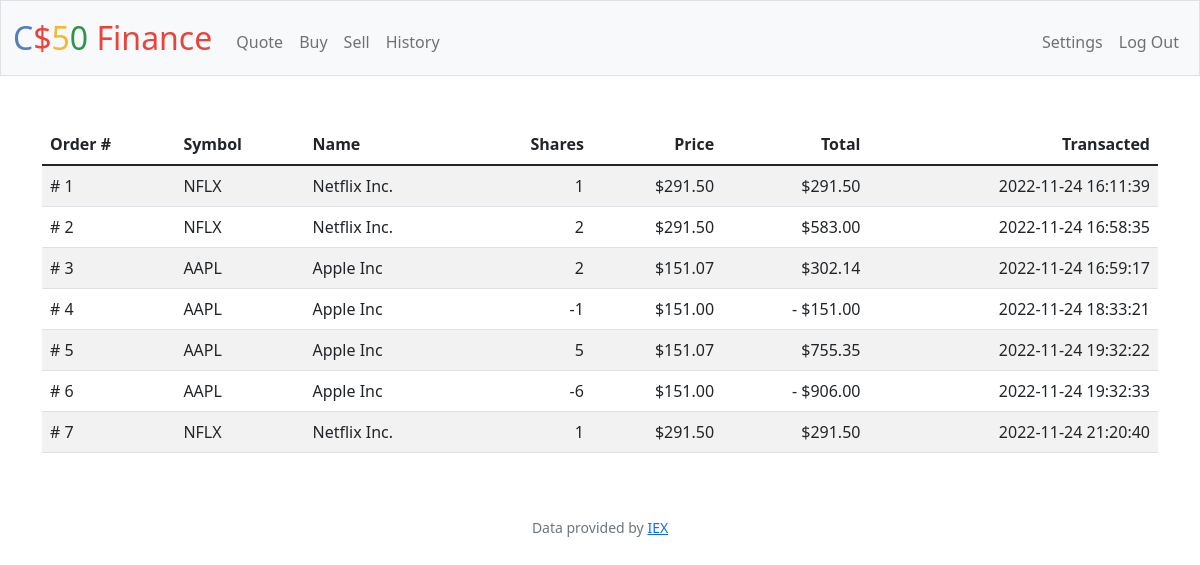
Screenshot of /history (signed in) with the database file from the repository.
### tables this page shows
CREATE TABLE "orders"(
  order_id INT,
  fk_user_id INT,
  fk_order_type_id INT,
  company_name TEXT,
  symbol VARCHAR(25), shares INT, price REAL, date TEXT CURRENT_TIMESTAMP);

### app.py (the view)
@app.route("/history")
@login_required
def history():
    user_id = session["user_id"]
    orders = db.execute(
        "SELECT fk_order_type_id AS order_type_id, symbol, company_name, shares, price, date FROM orders WHERE fk_user_id = ?", user_id)
    total_price = []
    for i, order in enumerate(orders):
        mol = 1
        if order["shares"] < 0:
            mol *= -1
        total = order["shares"] * order["price"] * mol
        total_price.append(total)
    return render_template("history.html", orders=orders, total_price=total_price)

### app.py (called while the page is built)
@app.after_request
def after_request(response):
    response.headers["Cache-Control"] = "no-cache, no-store, must-revalidate"
    response.headers["Expires"] = 0
    response.headers["Pragma"] = "no-cache"
    return response

### helpers.py (called while the page is built)
def login_required(f):
    @wraps(f)
    def decorated_function(*args, **kwargs):
        if session.get("user_id") is None:
            return redirect("/login")
        return f(*args, **kwargs)
    return decorated_function

def usd(value):
    return f"${value:,.2f}"

### templates/history.html (shortened to what this page needs)
{% extends "layout.html" %}
{% block main %}
<table class="table table-striped">
    <thead>
        <tr>
            <th class="text-start">Order #</th>
            <th class="text-start">Symbol</th>
            <th class="text-start">Name</th>
            <th class="text-end">Shares</th>
            <th class="text-end">Price</th>
            <th class="text-end">Total</th>
            <th class="text-end">Transacted</th>
        </tr>
    </thead>
    <tbody>
        {% for order in orders %}
            <tr>
                <td class="text-start"># {{ loop.index0 + 1}}</td>
                <td class="text-start">{{ order["symbol"] }}</td>
                <td class="text-start">{{ order["company_name"] }}</td>
                <td class="text-end">{{ order["shares"] }}</td>
                <td class="text-end">{{ order["price"] | usd }}</td>
                <td class="text-end">
                    {% if order["order_type_id"]==2 %}
                        - {{ total_price[loop.index0] | usd}}
                    {% else %}
                        {{ total_price[loop.index0] | usd}}
                    {% endif %}
                    </td>
                <td class="text-end">{{ order["date"] }}</td>
            </tr>
        {% endfor %}
    </tbody>
</table>
{% endblock %}

### templates/layout.html (shortened to what this page needs)
<!DOCTYPE html>
<html lang="en">
    <head>
        <link href="https://cdn.jsdelivr.net/npm/bootstrap@5.1.3/dist/css/bootstrap.min.css" rel="stylesheet">
        <link href="/static/styles.css" rel="stylesheet">
    </head>
    <body>
        <nav class="bg-light border navbar navbar-expand-md navbar-light">
            <div class="container-fluid">
                <a class="navbar-brand" href="/"><span class="blue">C</span><span class="red">$</span><span class="yellow">5</span><span class="green">0</span> <span class="red">Finance</span></a>
                <div class="collapse navbar-collapse" id="navbar">
                    {% if session["user_id"] %}
                        <ul class="navbar-nav me-auto mt-2">
                            <li class="nav-item"><a class="nav-link" href="/quote">Quote</a></li>
                            <li class="nav-item"><a class="nav-link" href="/buy">Buy</a></li>
                            <li class="nav-item"><a class="nav-link" href="/sell">Sell</a></li>
                            <li class="nav-item"><a class="nav-link" href="/history">History</a></li>
                        </ul>
                        <ul class="navbar-nav ms-auto mt-2">
                            <li class="nav-item"><a class="nav-link" href="/settings">Settings</a></li>
                            <li class="nav-item"><a class="nav-link" href="/logout">Log Out</a></li>
                        </ul>
                    {% else %}
                        <ul class="navbar-nav ms-auto mt-2">
                            <li class="nav-item"><a class="nav-link" href="/register">Register</a></li>
                            <li class="nav-item"><a class="nav-link" href="/login">Log In</a></li>
                        </ul>
                    {% endif %}
                </div>
            </div>
        </nav>
        <main class="container py-5 text-center">
            {% block main %}{% endblock %}
        </main>
        <footer class="mb-5 small text-center text-muted">
            Data provided by <a href="https://iexcloud.io/">IEX</a>
        </footer>
    </body>
</html>

### static/styles.css (style rules this page uses)
nav .navbar-brand { font-size: xx-large; }
nav .navbar-brand .blue { color: #537fbe; }
nav .navbar-brand .red { color: #ea433b; }
nav .navbar-brand .yellow { color: #f5b82e; }
nav .navbar-brand .green { color: #2e944b; }

### rows the page displays
orders: symbol "NFLX", company_name "Netflix Inc.", shares "1", price "$291.50", date "2022-11-24 16:11:39"
orders: symbol "NFLX", company_name "Netflix Inc.", shares "2", price "$291.50", total_price "$583.00", date "2022-11-24 16:58:35"
orders: symbol "AAPL", company_name "Apple Inc", shares "2", price "$151.07", total_price "$302.14", date "2022-11-24 16:59:17"
orders: symbol "AAPL", company_name "Apple Inc", shares "-1", price "$151.00", date "2022-11-24 18:33:21"
orders: symbol "AAPL", company_name "Apple Inc", shares "5", price "$151.07", total_price "$755.35", date "2022-11-24 19:32:22"
orders: symbol "AAPL", company_name "Apple Inc", shares "-6", price "$151.00", total_price "$906.00", date "2022-11-24 19:32:33"
orders: symbol "NFLX", company_name "Netflix Inc.", shares "1", price "$291.50", date "2022-11-24 21:20:40"
